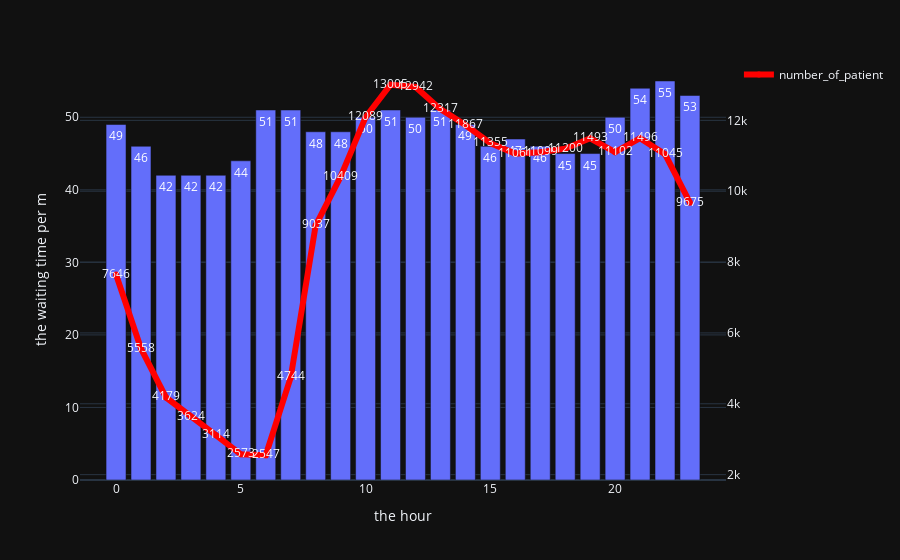

Notebook cell for this chart:
### Markdown cell above
##### Bar chart

### Code cell
def grouped_data(column_name):
    '''
    Groupby column and return DataFrame
    Input: Column Name
    '''
    df_tmp = df_analisys.groupby(column_name)[['waiting_ber_munets']].mean().round(0)
    df_tmp2 = df_analisys[column_name].value_counts()      #this for concat

    pivot_f = pd.concat([df_tmp, df_tmp2.rename('number_of_patient')],axis=1)
    pivot_f.reset_index(inplace=True)
    pivot_f = pivot_f.rename(columns={'index': column_name })
    return pivot_f

answer5 = grouped_data('hours')
link_size = [3,6]
fig = px.bar(x=answer5['hours'],
             y=answer5['waiting_ber_munets'],
             template= template_style,
             text_auto='.2s',
             labels={'x':'the hour',
                     'y':'the waiting time per m'}
             ).add_traces(
      px.line(answer5, x=answer5['hours'], text='number_of_patient',
             y=answer5['number_of_patient'],markers=True).update_traces(yaxis="y2",
             showlegend=True, line=dict(color = 'red', width=link_size[1]), name="number_of_patient").data)
fig.update_layout(yaxis2={"side":"right", "overlaying":"y"})
fig.show()

### Figure 1 — Plotly figure (JSON) as saved in the notebook; plotly's stock layout.template omitted (floating-point values rounded to 4 significant figures)
{"data": [{"hovertemplate": "the hour=%{x}<br>the waiting time per m=%{y}<extra></extra>", "legendgroup": "", "marker": {"color": "#636efa", "pattern": {"shape": ""}}, "name": "", "orientation": "v", "showlegend": false, "textposition": "auto", "texttemplate": "%{y:.2s}", "type": "bar", "x": [0, 1, 2, 3, 4, 5, 6, 7, 8, 9, 10, 11, 12, 13, 14, 15, 16, 17, 18, 19, 20, 21, 22, 23], "xaxis": "x", "y": [49.0, 46.0, 42.0, 42.0, 42.0, 44.0, 51.0, 51.0, 48.0, 48.0, 50.0, 51.0, 50.0, 51.0, 49.0, 46.0, 47.0, 46.0, 45.0, 45.0, 50.0, 54.0, 55.0, 53.0], "yaxis": "y"}, {"hovertemplate": "hours=%{x}<br>number_of_patient=%{text}<extra></extra>", "legendgroup": "", "line": {"color": "red", "dash": "solid", "width": 6}, "marker": {"symbol": "circle"}, "mode": "lines+markers+text", "name": "number_of_patient", "orientation": "v", "showlegend": true, "text": [7646.0, 5558.0, 4179.0, 3624.0, 3114.0, 2573.0, 2547.0, 4744.0, 9037.0, 10410.0, 12090.0, 13000.0, 12940.0, 12320.0, 11870.0, 11360.0, 11060.0, 11100.0, 11200.0, 11490.0, 11100.0, 11500.0, 11040.0, 9675.0], "type": "scatter", "x": [0, 1, 2, 3, 4, 5, 6, 7, 8, 9, 10, 11, 12, 13, 14, 15, 16, 17, 18, 19, 20, 21, 22, 23], "xaxis": "x", "y": [7646, 5558, 4179, 3624, 3114, 2573, 2547, 4744, 9037, 10409, 12089, 13005, 12942, 12317, 11867, 11355, 11061, 11099, 11200, 11493, 11102, 11496, 11045, 9675], "yaxis": "y2"}], "layout": {"barmode": "relative", "legend": {"tracegroupgap": 0}, "margin": {"t": 60}, "xaxis": {"anchor": "y", "domain": [0, 1], "title": {"text": "the hour"}}, "yaxis": {"anchor": "x", "domain": [0, 1], "title": {"text": "the waiting time per m"}}, "yaxis2": {"overlaying": "y", "side": "right"}}}
